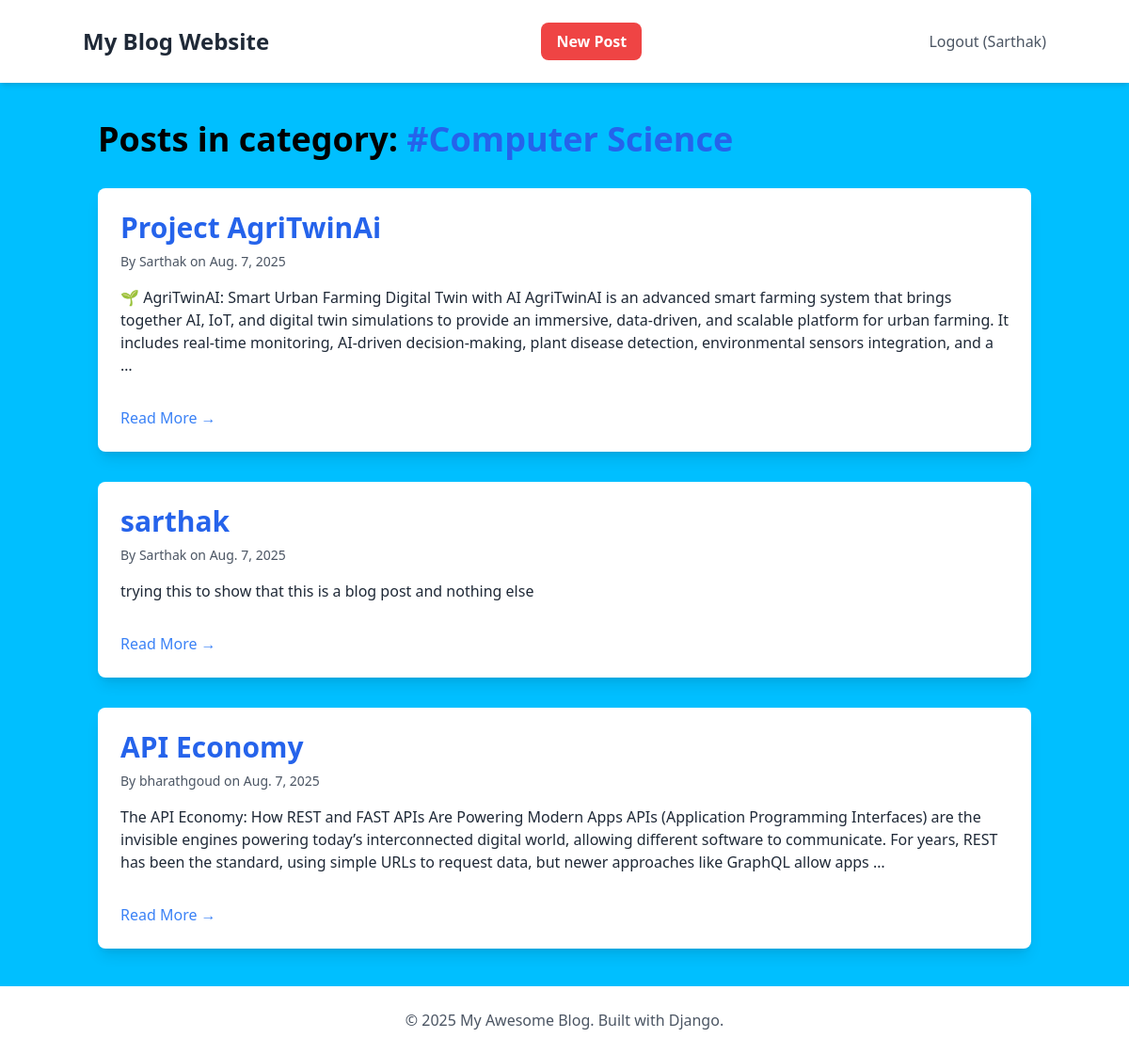
Screenshot of /category/Computer Science/ (signed in) with the database file from the repository.
### blog/models.py (models this page shows, shortened)
class Category(models.Model):
    name = models.CharField(max_length=100)

class Post(models.Model):
    title = models.CharField(max_length=255)
    content = models.TextField()
    author = models.ForeignKey(User, on_delete=models.CASCADE)
    created_on = models.DateTimeField(auto_now_add=True)
    last_modified = models.DateTimeField(auto_now=True)
    categories = models.ManyToManyField(Category, related_name='posts')

### blog/views.py (the view)
# urls.py: path('category/<str:category_name>/', views.posts_by_category, name='posts_by_category'),
def posts_by_category(request, category_name):
    category = get_object_or_404(Category, name=category_name)
    posts = Post.objects.filter(categories=category).order_by('-created_on')
    context = {'category': category, 'posts': posts}
    return render(request, 'blog/post_by_category.html', context)

### blog/templates/blog/post_by_category.html
{% extends "blog/base.html" %}
{% block content %}
<h1 class="text-4xl font-bold mb-8">Posts in category: <span class="text-blue-600">#{{ category.name }}</span></h1>
<div class="space-y-8">
    {% for post in posts %}
    <div class="bg-white p-6 rounded-lg shadow-lg hover:shadow-xl transition-shadow duration-300">
        <h2 class="text-3xl font-bold mb-2">
            <a href="{% url 'post_detail' post.pk %}" class="text-blue-600 hover:text-blue-800">{{ post.title }}</a>
        </h2>
        <p class="text-gray-600 text-sm mb-4">
            By {{ post.author.username }} on {{ post.created_on.date }}
        </p>
        <div class="text-gray-800 mb-4">
            {{ post.content|truncatewords:50|linebreaks }}
        </div>
        <a href="{% url 'post_detail' post.pk %}" class="text-blue-500 hover:underline mt-4 inline-block">Read More &rarr;</a>
    </div>
    {% empty %}
    <p class="text-gray-600">There are no posts in this category yet.</p>
    {% endfor %}
</div>
{% endblock content %}

### blog/templates/blog/base.html (shortened to what this page needs)
<!DOCTYPE html>
<html lang="en">
<head>
    <script src="https://cdn.tailwindcss.com"></script>
</head>
<body style="background-color: deepskyblue" class="bg-gray-100 font-sans leading-normal tracking-normal">
    <nav class="bg-white p-6 shadow-md">
        <div class="container mx-auto flex justify-between items-center">
            <a href="{% url 'post_list' %}" class="text-2xl font-bold text-gray-800">My Blog Website</a>
                    <a href="{% url 'post_create' %}" class="bg-red-500 text-white font-bold py-2 px-4 rounded-lg hover:bg-blue-700 transition-colors mr-4">New Post</a>
            <div>
                {% if user.is_authenticated %}
                    <a href="{% url 'logout' %}" class="text-gray-600 hover:text-gray-800">Logout ({{ user.username }})</a>
                {% else %}
                    <a href="{% url 'login' %}" class="text-gray-600 hover:text-gray-800">Login</a>
                {% endif %}
            </div>
        </div>
    </nav>
    <div class="container mx-auto mt-10 px-4">
        {% block content %}
        {% endblock content %}
    </div>
    <footer class="bg-white p-6 mt-10 shadow-md">
        <div class="container mx-auto text-center text-gray-600">
            <p>&copy; 2025 My Awesome Blog. Built with Django.</p>
        </div>
    </footer>
</body>
</html>

### rows the page displays
Category: name "Computer Science"
Post: title "Project AgriTwinAi", author.username "Sarthak", created_on "Aug. 7, 2025", content "🌱 AgriTwinAI: Smart Urban Farming Digital Twin with AI AgriTwinAI is an advanced smart farming system that brings together AI, IoT, and digital twin simulations to provide an immersive, data-driven, and scalable platform for urban farming. It includes real-time monitoring, AI-driven decision-making, plant disease detection, environmental sensors integration, and a …"
Post: title "sarthak", author.username "Sarthak", created_on "Aug. 7, 2025", content "trying this to show that this is a blog post and nothing else"
Post: title "API Economy", author.username "bharathgoud", created_on "Aug. 7, 2025", content "The API Economy: How REST and FAST APIs Are Powering Modern Apps APIs (Application Programming Interfaces) are the invisible engines powering today’s interconnected digital world, allowing different software to communicate. For years, REST has been the standard, using simple URLs to request data, but newer approaches like GraphQL allow apps …"

### other values shown
{{ user.username }} "Sarthak"
